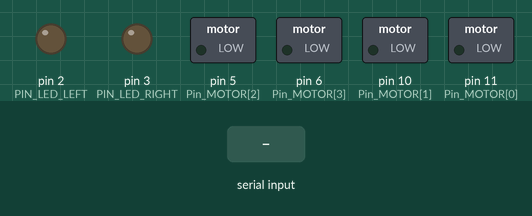
The sketch below on a simulated Arduino Uno, built with avr-gcc and run on an emulated ATmega328P. Shown: switched loads named in the sketch (green lamp = pin HIGH), output pins drawn as LEDs (lit = HIGH). Dashed ring = blinking. Inputs (shaded band) come from the test bench.

Above: at 1.2 s.
1.3 s: byte 106 ('j') received over Serial
At 2.2 s:
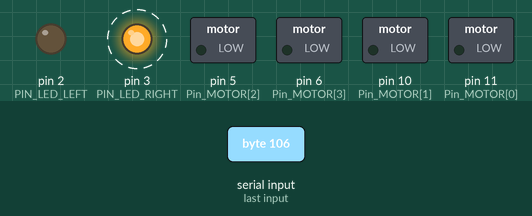
4.3 s: "W" received over Serial
At 5.2 s:
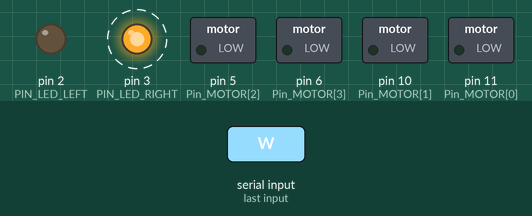
7.3 s: byte 108 ('l') received over Serial
At 8.1 s:
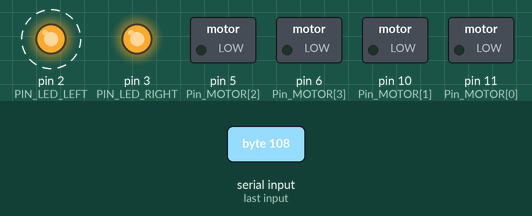
10.3 s: byte 75 ('K') received over Serial
At 11.6 s:
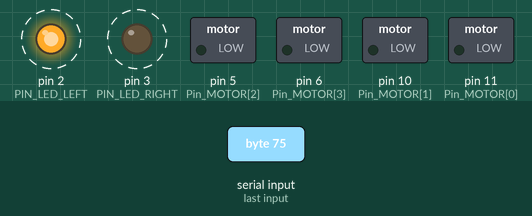
13.3 s: "w" received over Serial
At 13.55 s:
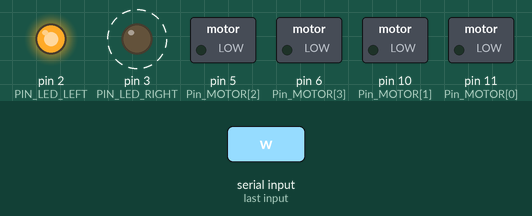
16.3 s: "a" received over Serial
At 17.1 s:
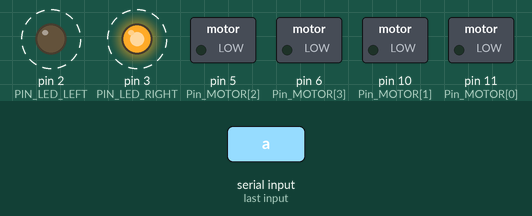
Timing chart, 0 to 20.3 s (numbered marks = the images above; inputs shaded):
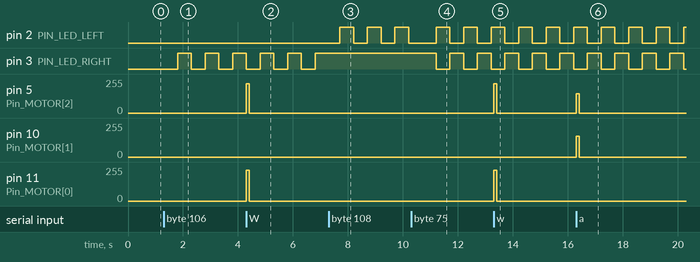

The sketch:

RcCar.ino
```cpp
#define PIN_LED_LEFT    2
#define PIN_LED_RIGHT    3

#define LED_FREQ     5

void setup()
{
      // put your setup code here, to run once:

      Serial.begin(9600);

      Motor_init();

      pinMode(PIN_LED_LEFT, OUTPUT);
      pinMode(PIN_LED_RIGHT, OUTPUT);


}


uint8_t SerialRead()
{
            char temp = Serial.read();

            uint8_t MoterStatus = 0;
            if( temp == 'W' ||  temp == 'w')
            {
                   MoterStatus = 1;
            }
            else if( temp == 'a' ||  temp == 'A')
            {
                   MoterStatus = 3;
            }
            else if( temp == 's' ||  temp == 'S')
            {
                   MoterStatus = 2;
            }
            else if( temp == 'd' ||  temp == 'D')
            {
                   MoterStatus = 4;
            }
            else if( temp == 'x' ||  temp == 'X')
            {
                   MoterStatus = 0;
            }
            else if( temp == 'j' ||  temp == 'J')
            {
                  MoterStatus = 6;
            }
            else if( temp == 'l' ||  temp == 'L')
            {
                  MoterStatus = 5;
            }
            else if( temp == 'K' ||  temp == 'k')
            {
                  MoterStatus = 7;
            }


      return MoterStatus;
}

uint8_t led_status = 0;
bool LED_SW_LEFT = LOW;
bool LED_SW_RIGHT = LOW;
uint8_t cnt = 0;

void loop() {
      // put your main code here, to run repeatedly:
     // MoterStatus = 0;
     uint8_t MoterStatus = 0;

      if( Serial.available() > 0)
      {
            MoterStatus = SerialRead();
      }

      if( MoterStatus ==1 )
      {
            Motor_Forward()  ;
      }
      else if( MoterStatus == 2 )
      {
            Motor_Backward();
      }
      else if( MoterStatus==3 )
      {
            Motor_GoLeft();
      }
      else if( MoterStatus ==4 )
      {
            Motor_GoRight();
      }
      else if ( MoterStatus == 0 )
      {
            Motor_Stop();
      }
       if( MoterStatus== 5  && led_status != 3)
      {
        if( led_status != 1)
        {
            LED_SW_LEFT = !LED_SW_LEFT;
            led_status = 1;
            cnt = 0;
        }
        else
        {
            led_status =0;
          }
      }
      else if( MoterStatus == 6 && led_status != 3 )
      {
        if( led_status != 2)
        {
            LED_SW_RIGHT = !LED_SW_RIGHT;

            led_status = 2;
            cnt = 0;
        }
        else
        {
            led_status =0;
          }
      }
      else if( MoterStatus == 7 )
      {
        if( led_status != 3)
        {
            LED_SW_LEFT = !LED_SW_LEFT;
            LED_SW_RIGHT = !LED_SW_RIGHT;
            led_status = 3;
            cnt = 0;
        }
        else
        {
            led_status = 0;

        }

      }


      if(led_status!=0 )
      {
            cnt = (cnt +1)%LED_FREQ;
      }

       if(cnt==0 &&led_status == 3)
       {
            digitalWrite(PIN_LED_LEFT,LED_SW_LEFT);
            digitalWrite(PIN_LED_RIGHT,LED_SW_RIGHT);

            LED_SW_LEFT = ! LED_SW_LEFT;
            LED_SW_RIGHT = ! LED_SW_RIGHT;

       }
      else if(cnt==0 && led_status == 1)
      {
            digitalWrite(PIN_LED_LEFT,LED_SW_LEFT);
            LED_SW_LEFT = ! LED_SW_LEFT;
      }

      if(cnt==0 && led_status == 2)
      {
            digitalWrite(PIN_LED_RIGHT,LED_SW_RIGHT);
            LED_SW_RIGHT = ! LED_SW_RIGHT;;
      }


    delay(100);

}
```

Motor.ino
```cpp
const uint8_t Pin_MOTOR[] = {11,10,5,6};

#define MOTOR_A_SPEED 231           //L
#define MOTOR_A_SPEED_LOW 154          //L
#define MOTOR_B_SPEED 219           //R
#define MOTOR_B_SPEED_LOW 146           //R

#define MOTOR_A_FORWORD   {analogWrite(Pin_MOTOR[0], MOTOR_A_SPEED); analogWrite(Pin_MOTOR[1], 0);}
#define MOTOR_A_BACKWORD  {analogWrite(Pin_MOTOR[0], 0); analogWrite(Pin_MOTOR[1], MOTOR_A_SPEED);}

#define MOTOR_B_FORWORD   {analogWrite(Pin_MOTOR[2], MOTOR_B_SPEED); analogWrite(Pin_MOTOR[3], 0);}
#define MOTOR_B_BACKWORD  {analogWrite(Pin_MOTOR[2], 0); analogWrite(Pin_MOTOR[3], MOTOR_B_SPEED);}


#define MOTOR_A_FORWORD_LOW   {analogWrite(Pin_MOTOR[0], MOTOR_A_SPEED_LOW); analogWrite(Pin_MOTOR[1], 0);}
#define MOTOR_A_BACKWORD_LOW  {analogWrite(Pin_MOTOR[0], 0); analogWrite(Pin_MOTOR[1], MOTOR_A_SPEED_LOW);}
#define MOTOR_B_FORWORD_LOW  {analogWrite(Pin_MOTOR[2], MOTOR_B_SPEED_LOW); analogWrite(Pin_MOTOR[3], 0);}
#define MOTOR_B_BACKWORD_LOW  {analogWrite(Pin_MOTOR[2], 0); analogWrite(Pin_MOTOR[3], MOTOR_B_SPEED_LOW);}

#define MOTOR_ALL_STOP { analogWrite(Pin_MOTOR[0], 0); analogWrite(Pin_MOTOR[1], 0);analogWrite(Pin_MOTOR[2], 0);analogWrite(Pin_MOTOR[3], 0);}


void Motor_init()
{
      for( int i  = 0 ; i < 4; i++)
      {
            pinMode(Pin_MOTOR[i], OUTPUT);
            digitalWrite(Pin_MOTOR[i], LOW);
      }
}

void Motor_Forward()
{
            MOTOR_A_FORWORD;
            MOTOR_B_FORWORD;
}

void Motor_Backward()
{
            MOTOR_A_BACKWORD;
            MOTOR_B_BACKWORD;
}

void Motor_GoLeft()
{
            MOTOR_A_BACKWORD_LOW;
            MOTOR_B_FORWORD_LOW;
}
void Motor_GoRight()
{
            MOTOR_A_FORWORD_LOW;
            MOTOR_B_BACKWORD_LOW;
}
void Motor_Stop()
{
      MOTOR_ALL_STOP;
}
```

Measured:
- after the input at 1.3 s, pin 3 (PIN_LED_RIGHT): alternates HIGH for 0.50 s and LOW for 0.50 s, starting after 0.50 s
- after the input at 4.3 s, pin 5 (Pin_MOTOR[2]): 0/255 → 219/255 at once, → 0/255 0.10 s later; pin 11 (Pin_MOTOR[0]): 0/255 → 231/255 at once, → 0/255 0.10 s later
- after the input at 7.3 s, pin 2 (PIN_LED_LEFT): alternates HIGH for 0.50 s and LOW for 0.50 s, starting after 0.41 s; pin 3 (PIN_LED_RIGHT): stops changing and stays HIGH
- after the input at 10.3 s, pin 3 (PIN_LED_RIGHT): alternates HIGH for 0.50 s and LOW for 0.50 s, starting after 0.91 s
- after the input at 13.3 s, pin 5 (Pin_MOTOR[2]): 0/255 → 219/255 at once, → 0/255 0.10 s later; pin 11 (Pin_MOTOR[0]): 0/255 → 231/255 at once, → 0/255 0.10 s later
- after the input at 16.3 s, pin 5 (Pin_MOTOR[2]): 0/255 → 146/255 at once, → 0/255 0.10 s later; pin 10 (Pin_MOTOR[1]): 0/255 → 154/255 at once, → 0/255 0.10 s later
